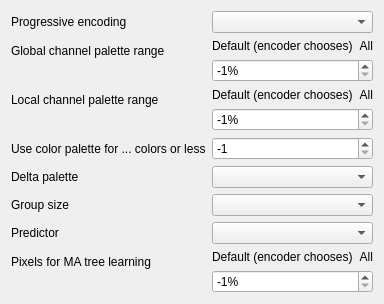
         <widget class="QWidget" name="modularEncodingParameters">
          <attribute name="title">
           <string>Modular parameters</string>
          </attribute>
          <layout class="QFormLayout" name="formLayout_3">
           <item row="0" column="0">
            <widget class="QLabel" name="lblResponsive">
             <property name="toolTip">
              <string>&lt;html&gt;&lt;head/&gt;&lt;body&gt;&lt;p&gt;Enables the 'Squeeze' transform that allows images to load progressively from low to high quality as data streams in.&lt;/p&gt;&lt;/body&gt;&lt;/html&gt;</string>
             </property>
             <property name="text">
              <string>Progressive encoding</string>
             </property>
            </widget>
           </item>
           <item row="0" column="1">
            <widget class="QComboBox" name="responsive">
             <property name="toolTip">
              <string>Enables or disables progressive encoding for modular mode.</string>
             </property>
            </widget>
           </item>
           <item row="1" column="0">
            <widget class="QLabel" name="lblChannelColorsGlobalPercent">
             <property name="toolTip">
              <string>&lt;html&gt;&lt;head/&gt;&lt;body&gt;&lt;p&gt;Controls how color values are mapped across the entire image. 'All' uses the full range; smaller percentages create more efficient compression for images with limited color ranges.&lt;/p&gt;&lt;/body&gt;&lt;/html&gt;</string>
             </property>
             <property name="text">
              <string>Global channel palette range</string>
             </property>
            </widget>
           </item>
           <item row="1" column="1">
            <layout class="QGridLayout" name="gridLayout2">
             <item row="1" column="0" colspan="2">
              <widget class="KisSliderSpinBox" name="channelColorsGlobalPercent">
               <property name="toolTip">
                <string>Use Global channel palette if the amount of colors is smaller than this percentage of range.
Use 0-100 to set an explicit percentage, -1 to use the encoder default.
Used for modular encoding.</string>
               </property>
               <property name="suffix">
                <string>%</string>
               </property>
               <property name="minimum">
                <number>-1</number>
               </property>
               <property name="maximum">
                <number>100</number>
               </property>
               <property name="value">
                <number>-1</number>
               </property>
               <property name="pageStep" stdset="0">
                <number>1</number>
               </property>
              </widget>
             </item>
             <item row="0" column="0">
              <widget class="QLabel" name="lblNone">
               <property name="text">
                <string comment="JPEG-XL encoder options">Default (encoder chooses)</string>
               </property>
              </widget>
             </item>
             <item row="0" column="1">
              <widget class="QLabel" name="lblBest">
               <property name="text">
                <string>All</string>
               </property>
               <property name="alignment">
                <set>Qt::AlignmentFlag::AlignRight|Qt::AlignmentFlag::AlignTrailing|Qt::AlignmentFlag::AlignVCenter</set>
               </property>
              </widget>
             </item>
            </layout>
           </item>
           <item row="2" column="0">
            <widget class="QLabel" name="lblChannelColorsGroupPercent">
             <property name="toolTip">
              <string>&lt;html&gt;&lt;head/&gt;&lt;body&gt;&lt;p&gt;Controls color mapping within local 256×256 pixel tiles. More efficient for images with areas of limited color variety.&lt;/p&gt;&lt;/body&gt;&lt;/html&gt;</string>
             </property>
             <property name="text">
              <string>Local channel palette range</string>
             </property>
            </widget>
           </item>
           <item row="2" column="1">
            <layout class="QGridLayout" name="gridLayout3">
             <item row="1" column="0" colspan="2">
              <widget class="KisSliderSpinBox" name="channelColorsGroupPercent">
               <property name="toolTip">
                <string>Use Local (per-group) channel palette if the amount of colors is smaller than this percentage of range.
Use 0-100 to set an explicit percentage, -1 to use the encoder default.
Used for modular encoding.</string>
               </property>
               <property name="suffix">
                <string>%</string>
               </property>
               <property name="minimum">
                <number>-1</number>
               </property>
               <property name="maximum">
                <number>100</number>
               </property>
               <property name="value">
                <number>-1</number>
               </property>
               <property name="pageStep" stdset="0">
                <number>1</number>
               </property>
              </widget>
             </item>
             <item row="0" column="0">
              <widget class="QLabel" name="lblNone2">
               <property name="text">
                <string comment="JPEG-XL encoder options">Default (encoder chooses)</string>
               </property>
              </widget>
             </item>
             <item row="0" column="1">
              <widget class="QLabel" name="lblBest2">
               <property name="text">
                <string>All</string>
               </property>
               <property name="alignment">
                <set>Qt::AlignmentFlag::AlignRight|Qt::AlignmentFlag::AlignTrailing|Qt::AlignmentFlag::AlignVCenter</set>
               </property>
              </widget>
             </item>
            </layout>
           </item>
           <item row="3" column="0">
            <widget class="QLabel" name="lblPaletteColors">
             <property name="toolTip">
              <string>&lt;html&gt;&lt;head/&gt;&lt;body&gt;&lt;p&gt;Activates palette-based compression when the image contains this number of unique colors or fewer. -1 lets the encoder decide automatically.&lt;/p&gt;&lt;/body&gt;&lt;/html&gt;</string>
             </property>
             <property name="text">
              <string>Use color palette for ... colors or less</string>
             </property>
            </widget>
           </item>
           <item row="3" column="1">
            <widget class="QSpinBox" name="paletteColors">
             <property name="sizePolicy">
              <sizepolicy hsizetype="Preferred" vsizetype="Fixed">
               <horstretch>0</horstretch>
               <verstretch>0</verstretch>
              </sizepolicy>
             </property>
             <property name="toolTip">
              <string>Use color palette if amount of colors is smaller than or equal to this amount, or -1 to use the encoder default.
Used for modular encoding.</string>
             </property>
             <property name="minimum">
              <number>-1</number>
             </property>
             <property name="maximum">
              <number>1000000000</number>
             </property>
             <property name="singleStep">
              <number>1</number>
             </property>
             <property name="value">
              <number>-1</number>
             </property>
             <property name="pageStep" stdset="0">
              <number>0</number>
             </property>
            </widget>
           </item>
           <item row="4" column="0">
            <widget class="QLabel" name="lblLossyPalette">
             <property name="toolTip">
              <string>&lt;html&gt;&lt;head/&gt;&lt;body&gt;&lt;p&gt;Enables relative color encoding that stores differences between predicted and actual colors. Excellent for near-lossless compression of smooth gradients without banding artifacts.&lt;/p&gt;&lt;/body&gt;&lt;/html&gt;</string>
             </property>
             <property name="text">
              <string comment="JPEG-XL encoder options">Delta palette</string>
             </property>
            </widget>
           </item>
           <item row="4" column="1">
            <widget class="QComboBox" name="lossyPalette">
             <property name="toolTip">
              <string>Enables or disables delta palette. Used in modular mode.</string>
             </property>
            </widget>
           </item>
           <item row="5" column="0">
            <widget class="QLabel" name="lblModularGroupSize">
             <property name="toolTip">
              <string>&lt;html&gt;&lt;head/&gt;&lt;body&gt;&lt;p&gt;Sets the tile size for compression. Larger groups may improve compression but require more memory.&lt;/p&gt;&lt;/body&gt;&lt;/html&gt;</string>
             </property>
             <property name="text">
              <string comment="JPEG-XL encoder options">Group size</string>
             </property>
            </widget>
           </item>
           <item row="5" column="1">
            <widget class="QComboBox" name="modularGroupSize">
             <property name="toolTip">
              <string>Group size for modular encoding.</string>
             </property>
            </widget>
           </item>
           <item row="6" column="1">
            <widget class="QComboBox" name="modularPredictor">
             <property name="toolTip">
              <string>Predictor for modular encoding.</string>
             </property>
            </widget>
           </item>
           <item row="6" column="0">
            <widget class="QLabel" name="lblModularPredictor">
             <property name="toolTip">
              <string>&lt;html&gt;&lt;head/&gt;&lt;body&gt;&lt;p&gt;Selects the algorithm used to predict pixel values based on surrounding pixels. Different predictors work better for different image types.&lt;/p&gt;&lt;/body&gt;&lt;/html&gt;</string>
             </property>
             <property name="text">
              <string comment="JPEG-XL encoder options">Predictor</string>
             </property>
            </widget>
           </item>
           <item row="7" column="0">
            <widget class="QLabel" name="lblModularMATreeLearningPercent">
             <property name="toolTip">
              <string>&lt;html&gt;&lt;head/&gt;&lt;body&gt;&lt;p&gt;Controls how many pixels are analyzed to build the meta-adaptive decision tree that selects the optimal predictor for each pixel. Higher values may improve compression but take longer.&lt;/p&gt;&lt;/body&gt;&lt;/html&gt;</string>
             </property>
             <property name="text">
              <string>Pixels for MA tree learning</string>
             </property>
            </widget>
           </item>
           <item row="7" column="1">
            <layout class="QGridLayout" name="gridLayout_2">
             <item row="0" column="1">
              <widget class="QLabel" name="lblMaximumDegradation">
               <property name="text">
                <string>All</string>
               </property>
               <property name="alignment">
                <set>Qt::AlignmentFlag::AlignRight|Qt::AlignmentFlag::AlignTrailing|Qt::AlignmentFlag::AlignVCenter</set>
               </property>
              </widget>
             </item>
             <item row="0" column="0">
              <widget class="QLabel" name="lblNoDegradation">
               <property name="text">
                <string comment="JPEG-XL encoder options">Default (encoder chooses)</string>
               </property>
              </widget>
             </item>
             <item row="1" column="0" colspan="2">
              <widget class="KisSliderSpinBox" name="modularMATreeLearningPercent">
               <property name="toolTip">
                <string>Fraction of pixels used to learn MA trees as a percentage.
-1 = default, 0 = no MA and fast decode, 50 = default value, 100 = all.
Higher values use more encoder memory.</string>
               </property>
               <property name="suffix">
                <string>%</string>
               </property>
               <property name="minimum">
                <number>-1</number>
               </property>
               <property name="maximum">
                <number>100</number>
               </property>
               <property name="value">
                <number>-1</number>
               </property>
              </widget>
             </item>
            </layout>
           </item>
          </layout>
         </widget>
